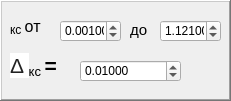
   <widget class="QFrame" name="frame">
    <property name="geometry">
     <rect>
      <x>10</x>
      <y>30</y>
      <width>231</width>
      <height>101</height>
     </rect>
    </property>
    <property name="frameShape">
     <enum>QFrame::WinPanel</enum>
    </property>
    <property name="frameShadow">
     <enum>QFrame::Raised</enum>
    </property>
    <widget class="QLabel" name="lbl_1">
     <property name="geometry">
      <rect>
       <x>10</x>
       <y>10</y>
       <width>41</width>
       <height>31</height>
      </rect>
     </property>
     <property name="text">
      <string>&lt;html&gt;&lt;head/&gt;&lt;body&gt;&lt;p&gt;&lt;img src=&quot;file:///C:\Users\arist\AppData\Local\Temp\msohtmlclip1\01\clip_image002.png&quot; width=&quot;11&quot; height=&quot;26&quot;/&gt;&lt;span style=&quot; font-family:'Times New Roman,serif'; font-size:14pt; vertical-align:sub;&quot;&gt;кс &lt;/span&gt;&lt;span style=&quot; font-family:'Times New Roman,serif'; font-size:12pt;&quot;&gt;от&lt;/span&gt;&lt;/p&gt;&lt;/body&gt;&lt;/html&gt;</string>
     </property>
    </widget>
    <widget class="QDoubleSpinBox" name="dblSpinBox_3">
     <property name="geometry">
      <rect>
       <x>60</x>
       <y>20</y>
       <width>61</width>
       <height>22</height>
      </rect>
     </property>
     <property name="wrapping">
      <bool>true</bool>
     </property>
     <property name="decimals">
      <number>5</number>
     </property>
     <property name="minimum">
      <double>0.001000000000000</double>
     </property>
     <property name="maximum">
      <double>0.500000000000000</double>
     </property>
     <property name="singleStep">
      <double>0.001000000000000</double>
     </property>
    </widget>
    <widget class="QLabel" name="lbl_7">
     <property name="geometry">
      <rect>
       <x>130</x>
       <y>20</y>
       <width>21</width>
       <height>21</height>
      </rect>
     </property>
     <property name="text">
      <string>&lt;html&gt;&lt;head/&gt;&lt;body&gt;&lt;p&gt;&lt;span style=&quot; font-size:11pt;&quot;&gt;до&lt;/span&gt;&lt;/p&gt;&lt;/body&gt;&lt;/html&gt;</string>
     </property>
    </widget>
    <widget class="QDoubleSpinBox" name="dblSpinBox_4">
     <property name="geometry">
      <rect>
       <x>160</x>
       <y>20</y>
       <width>61</width>
       <height>22</height>
      </rect>
     </property>
     <property name="wrapping">
      <bool>true</bool>
     </property>
     <property name="decimals">
      <number>5</number>
     </property>
     <property name="minimum">
      <double>0.001000000000000</double>
     </property>
     <property name="maximum">
      <double>2.000000000000000</double>
     </property>
     <property name="singleStep">
      <double>0.001000000000000</double>
     </property>
     <property name="value">
      <double>1.121000000000000</double>
     </property>
    </widget>
    <widget class="QLabel" name="lbl_2">
     <property name="geometry">
      <rect>
       <x>10</x>
       <y>50</y>
       <width>81</width>
       <height>31</height>
      </rect>
     </property>
     <property name="text">
      <string>&lt;!DOCTYPE HTML PUBLIC &quot;-//W3C//DTD HTML 4.0//EN&quot; &quot;http://www.w3.org/TR/REC-html40/strict.dtd&quot;&gt;
&lt;html&gt;&lt;head&gt;&lt;meta name=&quot;qrichtext&quot; content=&quot;1&quot; /&gt;&lt;style type=&quot;text/css&quot;&gt;
p, li { white-space: pre-wrap; }
&lt;/style&gt;&lt;/head&gt;&lt;body style=&quot; font-family:'MS Shell Dlg 2'; font-size:8pt; font-weight:400; font-style:normal;&quot;&gt;
&lt;p style=&quot; margin-top:12px; margin-bottom:12px; margin-left:0px; margin-right:0px; -qt-block-indent:0; text-indent:0px;&quot;&gt;&lt;span style=&quot; font-family:'arial,sans-serif'; font-size:16pt; color:#222222; background-color:#ffffff;&quot;&gt;Δ &lt;/span&gt;&lt;img src=&quot;file:///C:\Users\arist\AppData\Local\Temp\msohtmlclip1\01\clip_image002.png&quot; width=&quot;11&quot; height=&quot;26&quot; /&gt;&lt;span style=&quot; font-family:'Times New Roman,serif'; font-size:16pt; vertical-align:sub;&quot;&gt;кс &lt;/span&gt;&lt;span style=&quot; font-family:'Times New Roman,serif'; font-size:16pt; font-weight:600;&quot;&gt;=&lt;/span&gt;&lt;/p&gt;&lt;/body&gt;&lt;/html&gt;</string>
     </property>
    </widget>
    <widget class="QDoubleSpinBox" name="dblSpinBox">
     <property name="geometry">
      <rect>
       <x>80</x>
       <y>60</y>
       <width>101</width>
       <height>22</height>
      </rect>
     </property>
     <property name="wrapping">
      <bool>true</bool>
     </property>
     <property name="decimals">
      <number>5</number>
     </property>
     <property name="minimum">
      <double>0.001000000000000</double>
     </property>
     <property name="maximum">
      <double>1.000000000000000</double>
     </property>
     <property name="singleStep">
      <double>0.000500000000000</double>
     </property>
     <property name="value">
      <double>0.010000000000000</double>
     </property>
    </widget>
   </widget>
